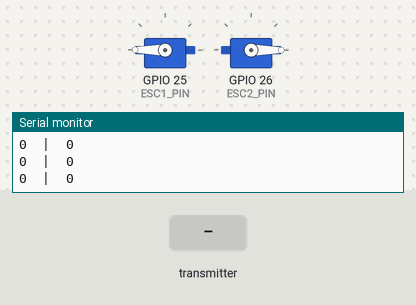
Bench run of a sketch on a simulated ESP32. Shown: 2 × servo, the last lines printed to the serial monitor. The inputs (shaded band) are chosen by the test bench.

Above: at 2.2 s.
2.3 s: the transmitter starts sending x = 1024
At 3.0 s:
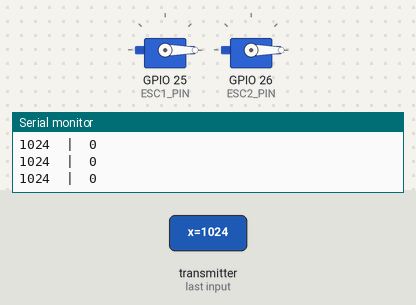
3.8 s: the transmitter starts sending y = 4095
At 4.5 s:
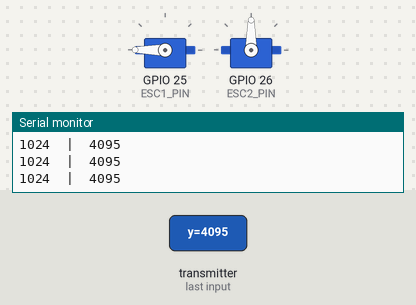
5.3 s: the transmitter starts sending y = 0
At 5.9 s:
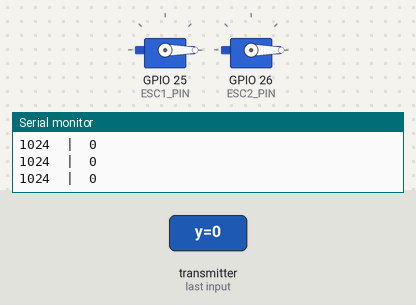
6.8 s: the transmitter starts sending x = 4095
At 8.0 s:
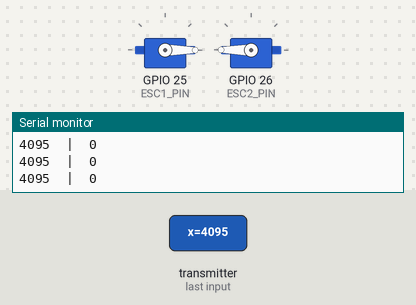
8.3 s: the transmitter starts sending x = 0
At 9.1 s:
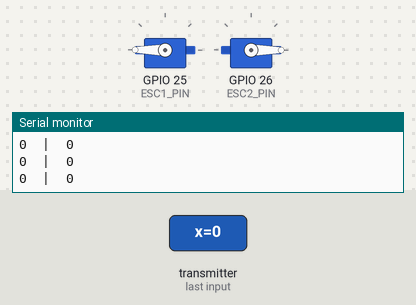
Timing chart, 0 to 10.8 s (numbered marks = the images above; inputs shaded):
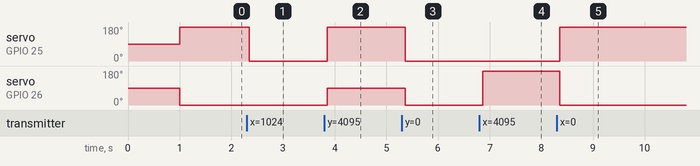

The sketch:

ESP32Receiver.ino
```cpp
//MAC: 08:3a:8d:90:25:8c
#include <ESP32Servo.h>
#include <esp_now.h>
#include <WiFi.h>

// Structure example to send data
typedef struct struct_message {
  int x;
  int y;
} struct_message;

// Create a struct_message called myData
struct_message myData;

// callback function that will be executed when data is received
void OnDataRecv(const esp_now_recv_info *info, const uint8_t *incomingData, int len) {
  memcpy(&myData, incomingData, sizeof(myData));
  // Serial.print("Bytes received: ");
  // Serial.println(len);
  // Serial.print("Int X: ");
  // Serial.println(myData.x);
  // Serial.print("Int Y: ");
  // Serial.println(myData.y);
  // Serial.println();
}

#define ESC1_PIN 25
#define ESC2_PIN 26
Servo esc1;
Servo esc2;

void setup() {
  esc1.attach(ESC1_PIN, 1000, 2000);
  esc2.attach(ESC2_PIN, 1000, 2000);

  Serial.begin(9600);
  WiFi.mode(WIFI_STA);

  // Init ESP-NOW
  if (esp_now_init() != ESP_OK) {
    Serial.println("Error initializing ESP-NOW");
    return;
  }

  // Register the receive callback
  esp_now_register_recv_cb(OnDataRecv);
  delay(1000);
}

void loop() {
  int joyposVert = myData.x;
  int joyposHorz = myData.y;

  Serial.print(joyposVert);
  Serial.print("  |  ");
  Serial.println(joyposHorz);

  int motorF = map(joyposVert, 1000, 0, 0, 180);
  int motorB = map(joyposVert, 3000, 4095, 0, 180);
  // Control the motors
  esc1.write(motorF); // forward motion
  esc2.write(motorB); // backward motion

  if (joyposHorz > 2800) {
    int turn = map(joyposHorz, 3000, 4095, 0, 180);
    esc1.write(turn);
    esc2.write(turn/2);
    delay(10);
  }
  delay(10); // Add a delay to avoid overwhelming the server
}

// by luko & tsecret
```

Measured:
- after the input at 2.3 s, servo on GPIO 25 (ESC1_PIN): 180° → 0° after 0.05 s
- after the input at 3.8 s, servo on GPIO 25 (ESC1_PIN): 0° → 180° after 0.06 s; servo on GPIO 26 (ESC2_PIN): 0° → 90° after 0.06 s
- after the input at 5.3 s, servo on GPIO 25 (ESC1_PIN): 180° → 0° after 0.07 s; servo on GPIO 26 (ESC2_PIN): 90° → 0° after 0.07 s
- after the input at 6.8 s, servo on GPIO 26 (ESC2_PIN): 0° → 180° after 0.06 s
- after the input at 8.3 s, servo on GPIO 25 (ESC1_PIN): 0° → 180° after 0.06 s; servo on GPIO 26 (ESC2_PIN): 180° → 0° after 0.06 s
